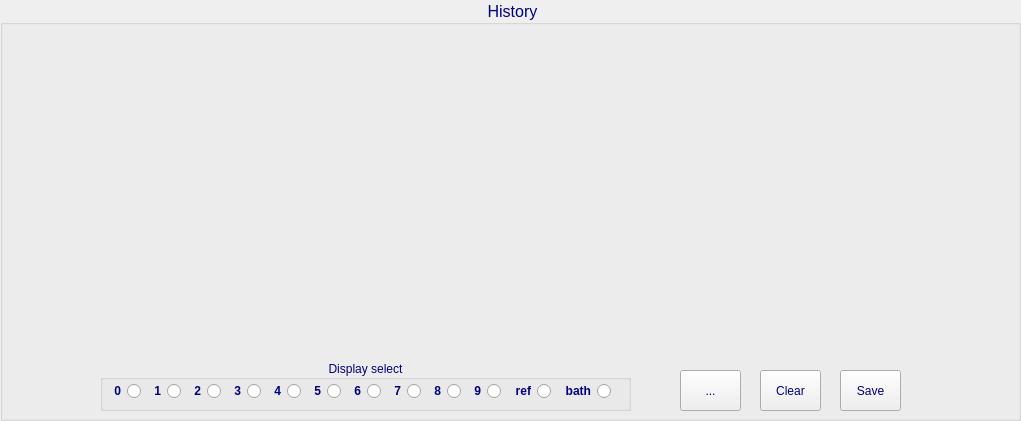
     <widget class="QGroupBox" name="historyGroupBox_" >
      <property name="geometry" >
       <rect>
        <x>20</x>
        <y>380</y>
        <width>1021</width>
        <height>421</height>
       </rect>
      </property>
      <property name="font" >
       <font>
        <pointsize>12</pointsize>
       </font>
      </property>
      <property name="styleSheet" >
       <string notr="true" >color: rgb(0, 0, 127);</string>
      </property>
      <property name="title" >
       <string>History</string>
      </property>
      <property name="alignment" >
       <set>Qt::AlignCenter</set>
      </property>
      <widget class="QwtPlot" name="historyQwtPlot_" >
       <property name="geometry" >
        <rect>
         <x>10</x>
         <y>30</y>
         <width>991</width>
         <height>321</height>
        </rect>
       </property>
       <property name="styleSheet" >
        <string notr="true" />
       </property>
      </widget>
      <widget class="QToolButton" name="historyZoomButton_" >
       <property name="geometry" >
        <rect>
         <x>680</x>
         <y>370</y>
         <width>61</width>
         <height>41</height>
        </rect>
       </property>
       <property name="styleSheet" >
        <string notr="true" />
       </property>
       <property name="text" >
        <string>...</string>
       </property>
       <property name="icon" >
        <iconset>
         <normaloff>icons/48px-Icon-Lupe.png</normaloff>icons/48px-Icon-Lupe.png</iconset>
       </property>
      </widget>
      <widget class="QGroupBox" name="historyDisplayGroupBox_" >
       <property name="geometry" >
        <rect>
         <x>100</x>
         <y>360</y>
         <width>531</width>
         <height>51</height>
        </rect>
       </property>
       <property name="title" >
        <string>Display select</string>
       </property>
       <property name="alignment" >
        <set>Qt::AlignCenter</set>
       </property>
       <widget class="QRadioButton" name="historyDisplay0Button_" >
        <property name="geometry" >
         <rect>
          <x>10</x>
          <y>20</y>
          <width>31</width>
          <height>22</height>
         </rect>
        </property>
        <property name="font" >
         <font>
          <weight>75</weight>
          <bold>true</bold>
         </font>
        </property>
        <property name="layoutDirection" >
         <enum>Qt::RightToLeft</enum>
        </property>
        <property name="text" >
         <string>0</string>
        </property>
       </widget>
       <widget class="QRadioButton" name="historyDisplay1Button_" >
        <property name="geometry" >
         <rect>
          <x>50</x>
          <y>20</y>
          <width>31</width>
          <height>22</height>
         </rect>
        </property>
        <property name="font" >
         <font>
          <weight>75</weight>
          <bold>true</bold>
         </font>
        </property>
        <property name="layoutDirection" >
         <enum>Qt::RightToLeft</enum>
        </property>
        <property name="text" >
         <string>1</string>
        </property>
       </widget>
       <widget class="QRadioButton" name="historyDisplay2Button_" >
        <property name="geometry" >
         <rect>
          <x>90</x>
          <y>20</y>
          <width>31</width>
          <height>22</height>
         </rect>
        </property>
        <property name="font" >
         <font>
          <weight>75</weight>
          <bold>true</bold>
         </font>
        </property>
        <property name="layoutDirection" >
         <enum>Qt::RightToLeft</enum>
        </property>
        <property name="text" >
         <string>2</string>
        </property>
       </widget>
       <widget class="QRadioButton" name="historyDisplay3Button_" >
        <property name="geometry" >
         <rect>
          <x>130</x>
          <y>20</y>
          <width>31</width>
          <height>22</height>
         </rect>
        </property>
        <property name="font" >
         <font>
          <weight>75</weight>
          <bold>true</bold>
         </font>
        </property>
        <property name="layoutDirection" >
         <enum>Qt::RightToLeft</enum>
        </property>
        <property name="text" >
         <string>3</string>
        </property>
       </widget>
       <widget class="QRadioButton" name="historyDisplay4Button_" >
        <property name="geometry" >
         <rect>
          <x>170</x>
          <y>20</y>
          <width>31</width>
          <height>22</height>
         </rect>
        </property>
        <property name="font" >
         <font>
          <weight>75</weight>
          <bold>true</bold>
         </font>
        </property>
        <property name="layoutDirection" >
         <enum>Qt::RightToLeft</enum>
        </property>
        <property name="text" >
         <string>4</string>
        </property>
       </widget>
       <widget class="QRadioButton" name="historyDisplay5Button_" >
        <property name="geometry" >
         <rect>
          <x>210</x>
          <y>20</y>
          <width>31</width>
          <height>22</height>
         </rect>
        </property>
        <property name="font" >
         <font>
          <weight>75</weight>
          <bold>true</bold>
         </font>
        </property>
        <property name="layoutDirection" >
         <enum>Qt::RightToLeft</enum>
        </property>
        <property name="text" >
         <string>5</string>
        </property>
       </widget>
       <widget class="QRadioButton" name="historyDisplay6Button_" >
        <property name="geometry" >
         <rect>
          <x>250</x>
          <y>20</y>
          <width>31</width>
          <height>22</height>
         </rect>
        </property>
        <property name="font" >
         <font>
          <weight>75</weight>
          <bold>true</bold>
         </font>
        </property>
        <property name="layoutDirection" >
         <enum>Qt::RightToLeft</enum>
        </property>
        <property name="text" >
         <string>6</string>
        </property>
       </widget>
       <widget class="QRadioButton" name="historyDisplay7Button_" >
        <property name="geometry" >
         <rect>
          <x>290</x>
          <y>20</y>
          <width>31</width>
          <height>22</height>
         </rect>
        </property>
        <property name="font" >
         <font>
          <weight>75</weight>
          <bold>true</bold>
         </font>
        </property>
        <property name="layoutDirection" >
         <enum>Qt::RightToLeft</enum>
        </property>
        <property name="text" >
         <string>7</string>
        </property>
       </widget>
       <widget class="QRadioButton" name="historyDisplay8Button_" >
        <property name="geometry" >
         <rect>
          <x>330</x>
          <y>20</y>
          <width>31</width>
          <height>22</height>
         </rect>
        </property>
        <property name="font" >
         <font>
          <weight>75</weight>
          <bold>true</bold>
         </font>
        </property>
        <property name="layoutDirection" >
         <enum>Qt::RightToLeft</enum>
        </property>
        <property name="text" >
         <string>8</string>
        </property>
       </widget>
       <widget class="QRadioButton" name="historyDisplay9Button_" >
        <property name="geometry" >
         <rect>
          <x>370</x>
          <y>20</y>
          <width>31</width>
          <height>22</height>
         </rect>
        </property>
        <property name="font" >
         <font>
          <weight>75</weight>
          <bold>true</bold>
         </font>
        </property>
        <property name="layoutDirection" >
         <enum>Qt::RightToLeft</enum>
        </property>
        <property name="text" >
         <string>9</string>
        </property>
       </widget>
       <widget class="QRadioButton" name="historyDisplayRefButton_" >
        <property name="geometry" >
         <rect>
          <x>410</x>
          <y>20</y>
          <width>41</width>
          <height>22</height>
         </rect>
        </property>
        <property name="font" >
         <font>
          <weight>75</weight>
          <bold>true</bold>
         </font>
        </property>
        <property name="layoutDirection" >
         <enum>Qt::RightToLeft</enum>
        </property>
        <property name="text" >
         <string>ref</string>
        </property>
       </widget>
       <widget class="QRadioButton" name="historyDisplayBathButton_" >
        <property name="geometry" >
         <rect>
          <x>450</x>
          <y>20</y>
          <width>61</width>
          <height>22</height>
         </rect>
        </property>
        <property name="font" >
         <font>
          <weight>75</weight>
          <bold>true</bold>
         </font>
        </property>
        <property name="layoutDirection" >
         <enum>Qt::RightToLeft</enum>
        </property>
        <property name="text" >
         <string>bath</string>
        </property>
       </widget>
      </widget>
      <widget class="QPushButton" name="historyClearButton_" >
       <property name="geometry" >
        <rect>
         <x>760</x>
         <y>370</y>
         <width>61</width>
         <height>41</height>
        </rect>
       </property>
       <property name="styleSheet" >
        <string notr="true" />
       </property>
       <property name="text" >
        <string>Clear</string>
       </property>
      </widget>
      <widget class="QPushButton" name="historySaveButton_" >
       <property name="geometry" >
        <rect>
         <x>840</x>
         <y>370</y>
         <width>61</width>
         <height>41</height>
        </rect>
       </property>
       <property name="styleSheet" >
        <string notr="true" />
       </property>
       <property name="text" >
        <string>Save</string>
       </property>
      </widget>
     </widget>
